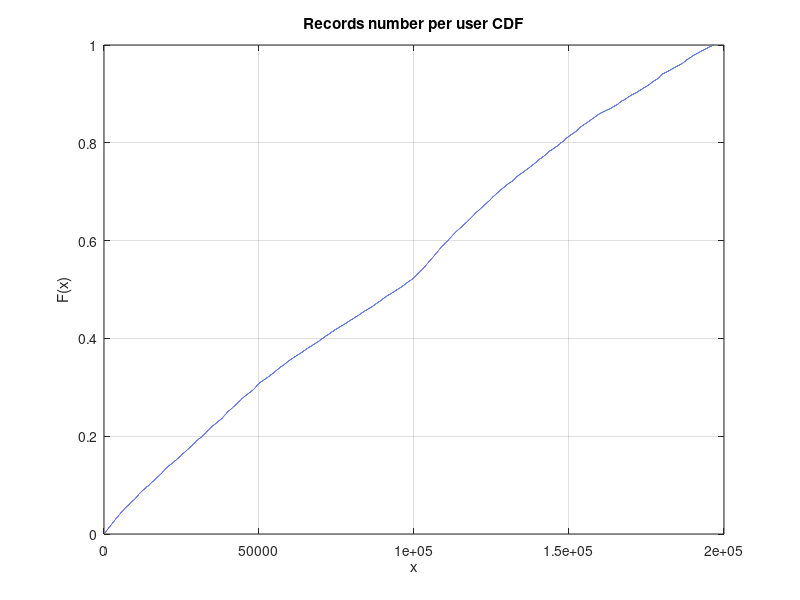

MATLAB code to generate this figure: (Note: this script raises an error after producing the figure.)
a = importdata('userCount.txt');

cdfplot(a(:,1));
title('Records number per user CDF');


b = importdata('locCount.txt');

figure();
cdfplot(b(:,1));
title('Visiting number per location CDF');